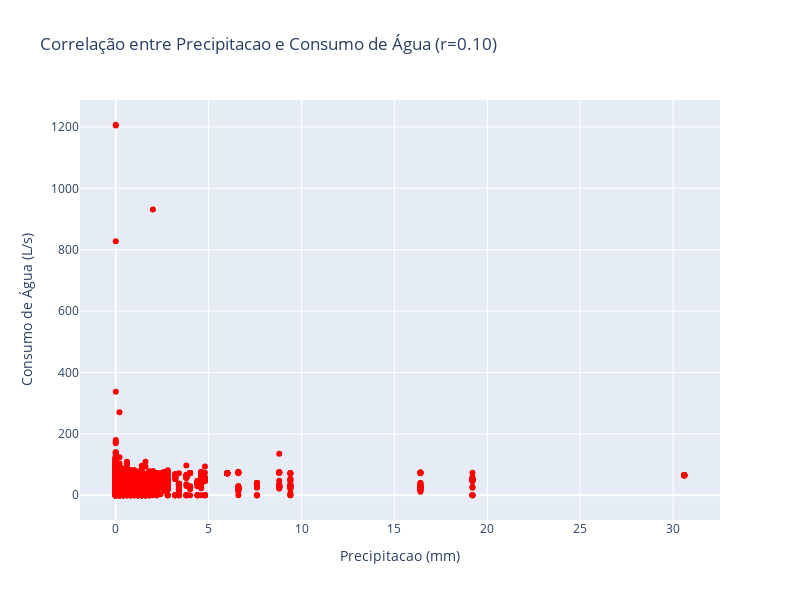

Write notebook code for a chart like this one.
### Code cell
fig1 = go.Figure()
fig1.add_trace(go.Scatter(x=df['total_precip_mm'], y=df['output_flow_rate'], mode='markers', marker_color='red'))
fig1.update_layout(
    title=f'Correlação entre Precipitacao e Consumo de Água (r={correlation_air_temp:.2f})',
    xaxis_title='Precipitacao (mm)',
    yaxis_title='Consumo de Água (L/s)',
    height=600,
    width=800
)

# Exibindo os gráficos
fig1.show()

### Figure 1 — Plotly figure (JSON) as saved in the notebook; plotly's stock layout.template omitted (floating-point values rounded to 4 significant figures; data arrays with more than 128 entries replaced by an {"elided": "..."} marker saying what was removed)
{"data": [{"marker": {"color": "red"}, "mode": "markers", "type": "scatter", "x": {"elided": "15000 float values"}, "y": {"elided": "15000 float values"}}], "layout": {"height": 600, "title": {"text": "Correlação entre Precipitacao e Consumo de Água (r=0.10)"}, "width": 800, "xaxis": {"title": {"text": "Precipitacao (mm)"}}, "yaxis": {"title": {"text": "Consumo de Água (L/s)"}}}}
